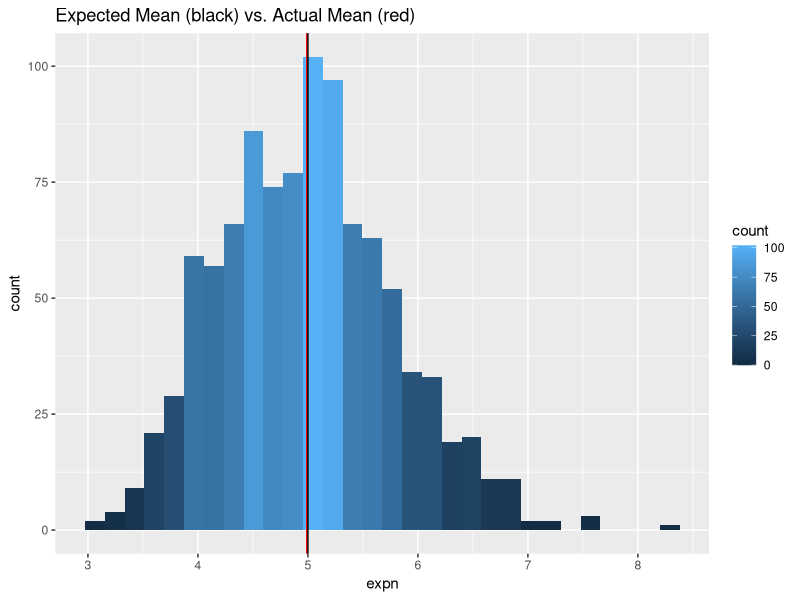

Source code (R):
## ---- chunk 1
library(ggplot2)
library(grid)
library(gridExtra)
## ---- chunk 2
set.seed(0)
lambda <- 0.2
observations <- 40
trials <- 1000

expn = NULL
for (i in 1:trials) expn = c(expn, mean(rexp(observations, lambda)))

exsigma <- (1/lambda)/sqrt(observations)
exmean <- (1/lambda)
acsigma <- sd(expn)
acmean <- mean(expn)

norm <- rnorm(trials,mean=1/lambda, sd = (1/lambda)/sqrt(observations))
## ---- chunk 3
xdf <- data.frame(expn)
x <- ggplot(xdf,aes(x=expn))
x + geom_histogram(aes(fill = ..count..)) + geom_vline(xintercept = mean(expn), color='red') + geom_vline(xintercept = 1/lambda, color='black') + ggtitle('Expected Mean (black) vs. Actual Mean (red)' )
## ---- chunk 4

